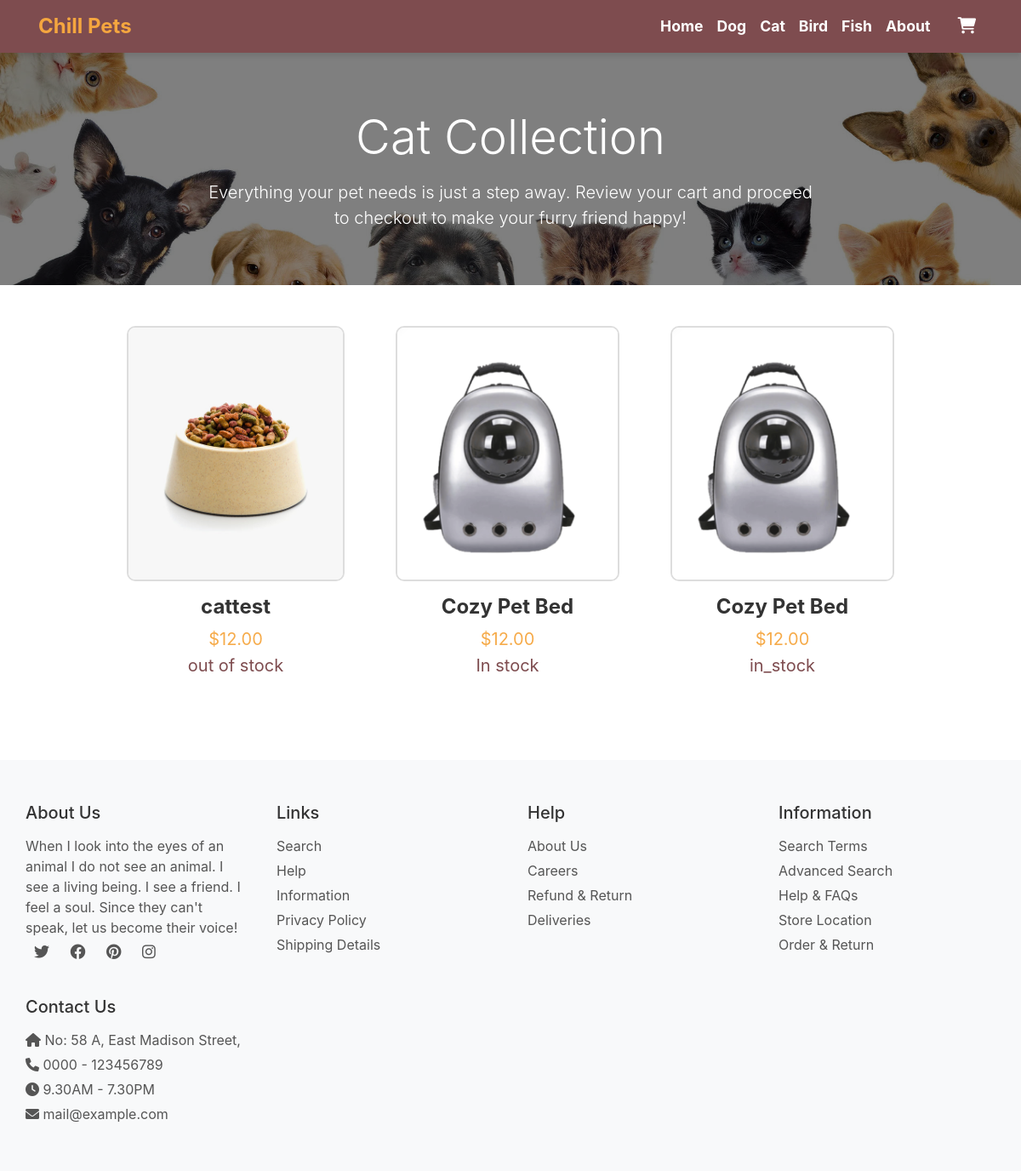
The app's page /cat.php?category_id=2 with its own data.
### tables this page shows
CREATE TABLE `products` (
  `id` int(11) NOT NULL,
  `category_id` int(11) DEFAULT NULL,
  `title` varchar(255) DEFAULT NULL,
  `picture` varchar(255) DEFAULT NULL,
  `product_description` text DEFAULT NULL,
  `price` decimal(10,2) NOT NULL,
  `p_status` varchar(255) DEFAULT 'out of stock',
  `avg_rete` int(11) DEFAULT NULL,
  `created_at` timestamp NOT NULL DEFAULT current_timestamp(),
  `updated_at` timestamp NOT NULL DEFAULT current_timestamp() ON UPDATE current_timestamp(),
  `quantity` int(11) DEFAULT 0
);

### cat.php (the view, shortened to what this page needs)
<?php
include "init.php";
$id=$_GET['category_id'];
$query="SELECT * FROM products WHERE category_id =$id";
$stmt=$pdo->prepare($query);
$stmt->execute();
$products=$stmt->fetchAll();
?>
<!DOCTYPE html>
<html lang="en">
<head>
    <link rel="stylesheet" href="https://stackpath.bootstrapcdn.com/bootstrap/4.5.2/css/bootstrap.min.css">
    <link rel="stylesheet" href="cat.css">
    <link rel="stylesheet" href="https://cdnjs.cloudflare.com/ajax/libs/font-awesome/6.0.0-beta3/css/all.min.css">
</head>
<body>
<?php include 'includes/header.php'; ?>
<section class="bg-light py-5 hero-section">
    <div class="container text-center text-white">
        <div class="row justify-content-center">
            <div class="col-lg-8">
                <h1 class="display-4 fw-bold">Cat Collection</h1>
                <p class="lead mt-3">
                    Everything your pet needs is just a step away. Review your cart and proceed to checkout to make your
                    furry friend happy!
                </p>
            </div>
        </div>
    </div>
</section>
<div class="featured_product container my-5">
    <div class="featured-wrapper">
        <?php foreach ($products as $product) {?>
            <a href="product.php?id=<?=$product['id']?>" style="text-decoration: none; color: inherit;">
                <div class="types">
                    <div class="product-img mb-3">
                        <img src="<?= "storage/".$product['picture']?>" alt="<?=$product['title']?>">
                    </div>
                    <h3><?=$product['title']?></h3>
                    <p><?= "$".$product['price'] ?></p>
                    <p class="p_featured"><?=$product['p_status']?></p>
                </div>
            </a>
        <?php }?>
    </div>
</div>
<?php include 'includes/footer.php'; ?>
</body>
</html>

### includes/header.php (shortened to what this page needs)
<nav class="navbar navbar-expand-lg navbar-dark  fixed-top">
    <div class="container">
        <a class="navbar-brand" href="home.php">Chill Pets</a>
        <div class="collapse navbar-collapse" id="navbarNav">
            <ul class="navbar-nav ml-auto">
                <li class="nav-item"><a class="nav-link" href="home.php">Home</a></li>
                <li class="nav-item"><a class="nav-link" href="dog.php?category_id=1">Dog</a></li>
                <li class="nav-item"><a class="nav-link" href="cat.php?category_id=2">Cat</a></li>
                <li class="nav-item"><a class="nav-link" href="bird.php?category_id=4">Bird</a></li>
                <li class="nav-item"><a class="nav-link" href="fish.php?category_id=3">Fish</a></li>
                <li class="nav-item"><a class="nav-link" href="about.php">About</a></li>
            </ul>
            <div class="ml-lg-3 d-flex align-items-center">
                <a href="cart.php">
                    <i class="fas fa-shopping-cart text-white mx-2"></i>
                </a>
            </div>
        </div>
    </div>
</nav>

### includes/footer.php (shortened to what this page needs)
<div class="footer">
    <div class="about-us">
        <div class="about-us-text">
            <h2>About Us</h2>
        </div>
        <div class="about-us-paragraph">
            <p>When I look into the eyes of an animal I do not see an animal. I see a living being. I see a friend. I
                feel a soul. Since they can't speak, let us become their voice!</p>
        </div>
        <div class="social-media">
            <i class="fa-brands fa-twitter hover" id="twt"></i>
            <i class="fa-brands fa-facebook hover" id="fb"></i>
            <i class="fa-brands fa-pinterest hover" id="pin"></i>
            <i class="fa-brands fa-instagram hover" id="insta"></i>
        </div>
    </div>
    <div class="links">
        <div class="links-text">
            <h2>Links</h2>
        </div>
        <div class="links-links">
            <a href="#">Search</a>
            <a href="#">Help</a>
            <a href="#">Information</a>
            <a href="#">Privacy Policy</a>
            <a href="#">Shipping Details</a>
        </div>
    </div>
    <div class="help">
        <div class="help-text">
            <h2>Help</h2>
        </div>
        <div class="help-links">
            <a href="about.php">About Us</a>
            <a href="#">Careers</a>
            <a href="#">Refund & Return</a>
            <a href="#">Deliveries</a>
        </div>
    </div>
    <div class="information">
        <div class="information-text">
            <h2>Information</h2>
        </div>
        <div class="information-links">
            <a href="#">Search Terms</a>
            <a href="#">Advanced Search</a>
            <a href="#">Help & FAQs</a>
            <a href="#">Store Location</a>
            <a href="#">Order & Return</a>
        </div>
    </div>
    <div class="contact-us">
        <div class="contact-us-text">
            <h2>Contact Us</h2>
        </div>
        <div class="contact-us-links">
            <p><i class="fa-solid fa-house" id="house"></i> No: 58 A, East Madison Street,</p>
            <p><i class="fa-solid fa-phone" id="phone"></i> 0000 - 123456789</p>
            <p><i class="fa-solid fa-clock" id="clock"></i> 9.30AM - 7.30PM</p>
            <p><i class="fa-solid fa-envelope" id="mail"></i> mail@example.com</p>
        </div>
    </div>
</div>

### cat.css (style rules this page uses)
.hero-section { position: relative; background: url('Assets/Images/s3.jpg') center/cover no-repeat; color: white; padding: 5rem 0; text-align: center; }
.hero-section::before { content: ""; position: absolute; top: 0; left: 0; width: 100%; height: 100%; background-color: rgba(0, 0, 0, 0.5); z-index: 1; }
.hero-section .container { position: relative; z-index: 2; margin-top: 80px; }
.hero-section { background: url('Assets/Images/s3.jpg') center / cover no-repeat; color: white; }
.featured-wrapper { display: flex; justify-content: center; flex-wrap: wrap; gap: 60px; }
.types { text-align: center; max-width: 400px; position: relative; }
.product-img { position: relative; }
.types img { width: 100%; height: 300px; border-radius: 10px; border: 2px solid #ddd; transition: transform 0.3s, border-color 0.3s; }
.types h3 { margin-top: 10px; font-size: 24px; font-weight: bold; color: #333; }
.types p { margin-top: 5px; font-size: 20px; color: #F6AB4A; }
.types .p_featured { margin-top: -15px; color: #7e4c4f; }

### includes/header.php (style rules this page uses)
.navbar { box-shadow: 0 4px 6px rgba(0, 0, 0, 0.1); background-color: #7e4c4f; padding: 0.5rem 1rem; z-index: 1000; }
.navbar-brand { font-size: 1.5rem; font-weight: bold; color: #f5a63f !important; }
.navbar-nav { margin-left: 400px; }
.nav-link { font-size: 1.1rem; font-weight: bold; color: white !important; transition: color 0.3s ease; }
.navbar .fas { font-size: 1.2rem; transition: opacity 0.3s ease; }

### includes/footer.php (style rules this page uses)
.footer { display: flex; flex-wrap: wrap; justify-content: space-between; gap: 20px; background-color: #f8f9fa; padding: 40px 20px; margin-top: 80px; }
.footer > div { flex: 1 1 calc(20% - 20px); min-width: 200px; margin: 10px; }
.footer h2 { font-size: 20px; margin-bottom: 15px; color: #333; }
.footer a { display: block; margin: 5px 0; text-decoration: none; color: #555; font-size: 16px; }
.footer p { margin: 5px 0; font-size: 16px; color: #555; }
.footer .social-media i { margin: 0 10px; font-size: 18px; color: #555; cursor: pointer; }

### records on screen
products: picture (picture), title "cattest", price "12.00", p_status "out of stock"
products: picture (picture), title "Cozy Pet Bed", price "12.00", p_status "In stock"
products: picture (picture), title "Cozy Pet Bed", price "12.00", p_status "in_stock"
